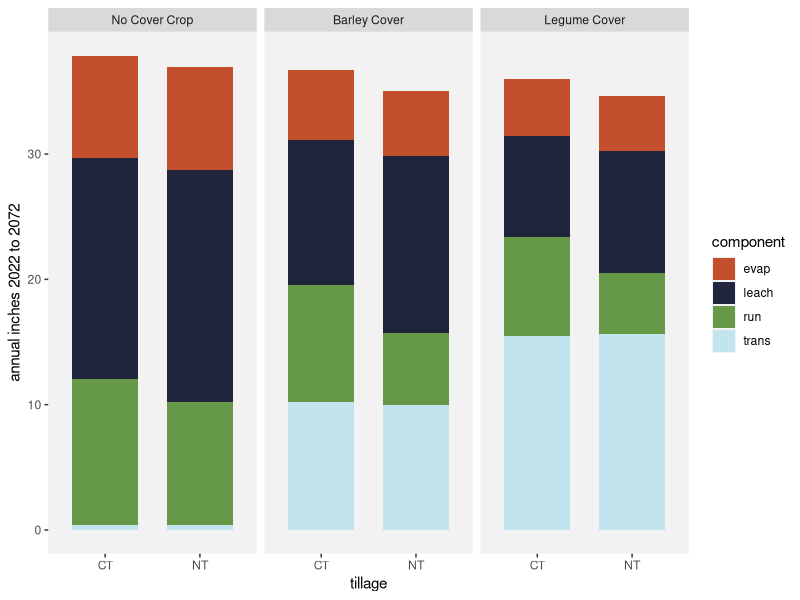
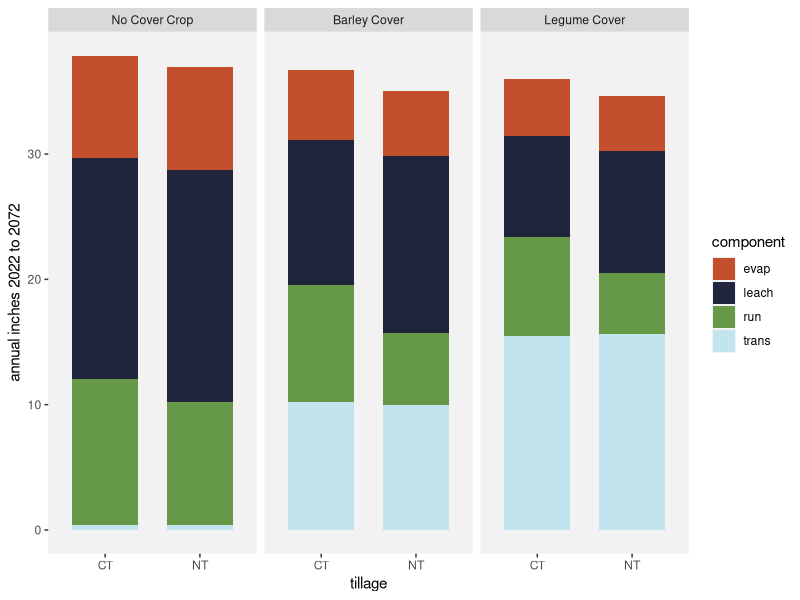
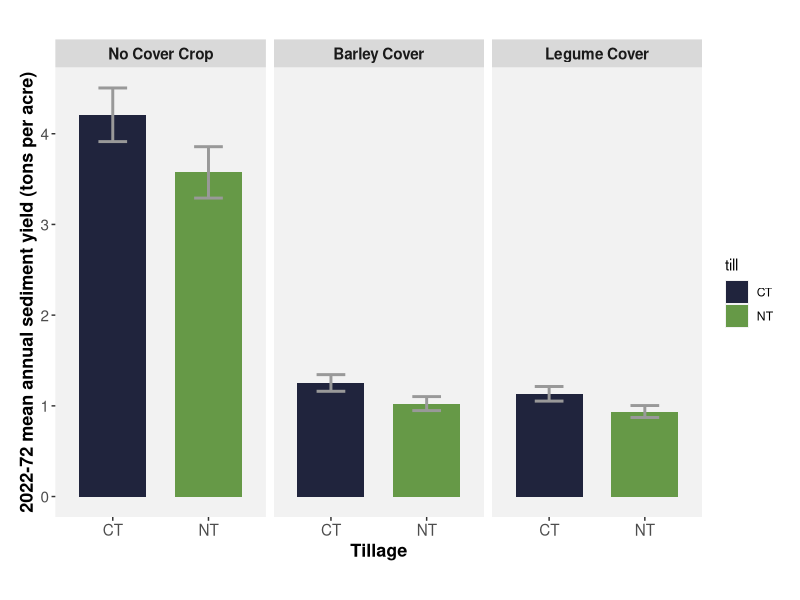
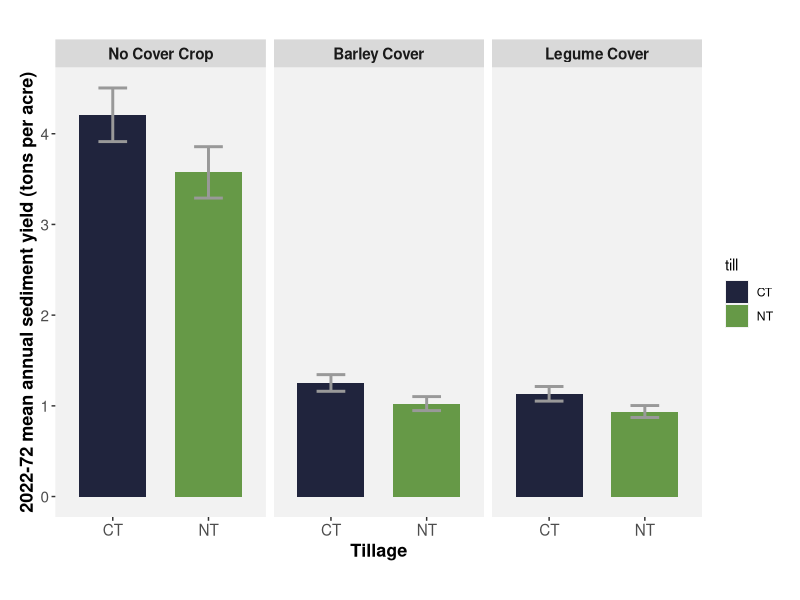

R code for these plots, in order:
library(tidyverse) # has ggplot, dplyr, etc.
library(reshape2)

se <- function(x) sd(x) / sqrt(length(x))

# if you only need annual totals skip to wdatyr below (assuming this has been run and wdatyr is setup properly)

# # if you need daily estimates use this:
# wdat <- read.csv("data/large_data/daily water, sediments/CA_vineyards_day_water_20240220.csv")
# # wdat[wdat$crop_system_name=="grape-c" & wdat$site_name=="v_2" &  wdat$Year >2021,]  # wdat$climate_scenario=="rcp60" &
# # 
# check <- aggregate(Day ~ climate_scenario + crop_system_name  + site_name, dat=wdat[wdat$Year>2021,], FUN="length") %>%  #
#   arrange(climate_scenario, crop_system_name, site_name)
# 
# # 
# # # # 
# # # # # UNITS: Transpiration, Evaporation, Water leaching, and runoff are mm/day.
# # # # # Sediment yield is kg/ha.
# # # # 
# # # # # sum data by year  #### re-ran 3/14/24 with new data
# wdatyr <- wdat %>%
#   group_by(site_name, crop_system_name, management_name, climate_scenario, Year) %>%
#   summarize(trans.yr = sum(Transpiration.mm.), evap.yr = sum(Evaporation.mm.),
#             leach.yr = sum(WaterLeaching), run.yr = sum(Runoff), sed.yr = sum(SedimentYield))
# 
# # # # #
# # #
# write.csv(wdatyr, "data/water, nitrate, sediments/CA_grape_water,seds_annualtotals.csv", row.names=F)
# # # # 
# # # # clean up
# rm(wdat)

# wdatyr <- read.csv("data/water, nitrate, sediments/CA_grape_water,seds_annualtotals.csv")
# 
# colnames(wdatyr)[c(2,3,5)] <- c("crop", "management", "year")
# # # unique(wdatyr$crop) # "grape-a" "grape-c"  -a is alley, -c is crop, alley is 55% and crop is 45% in weighting values together to come up with one value for the system
# # # unique(wdatyr$management) # "ct-bc" "ct-lc" "ct-nc" "cn"    "nt-lc" "nt-bc" "rt-nc" "nt-nc" "rt-lc" "rt-bc" "rn"
# # # crop row: cn for conventional N and rn for reduced n
# # # alley area: ct- = conventional till, nt= no till, rt= reduced till
# #   # bc = barley cover (basic cover), nc = no cover, lc=legume cover
# #
# wdatyr <- wdatyr[wdatyr$year>2021 & wdatyr$year<2073 & wdatyr$climate_scenario=="rcp60",]
# # #
# wdatyr$till <- ifelse(grepl("ct-", wdatyr$management), "CT",
#                       ifelse(grepl("rt-", wdatyr$management), "RT",
#                              ifelse(grepl("nt-", wdatyr$management), "NT", "NA")))
# # # # check
# # # unique(wdatyr$till)  # there will be NA values for the "cn" and "rn" for crop areas
# 
# # # factor for CC or NC
# wdatyr$cc <- ifelse(grepl("-nc", wdatyr$management), "NC",
#                     ifelse(grepl("-bc", wdatyr$management), "BarC",
#                            ifelse(grepl("-lc", wdatyr$management), "LegC", "NA")))  #barley, legume
# 
# 
# # # # check
# # # unique(wdatyr$cc) # there will be NA values for the "cn" and "rn" for crop areas
# #
# # # factor for N treatment
# wdatyr$nfert <- ifelse(grepl("cn", wdatyr$management), "Conventional N",
#                        ifelse(grepl("rn", wdatyr$management), "Reduced N", "NA"))
# 
# # # check
# # # unique(wdatyr$nfert) # there will be NA values for the alley areas
# #
# wdatyr$system <- ifelse(grepl("-a", wdatyr$crop), "alley",
#                         ifelse(grepl("-c", wdatyr$crop), "crop", "NA"))
# # # unique(wdatyr$system) # should not have NAs
# #
# #
# # # factor for decade
# wdatyr$decade <- ifelse(wdatyr$year <2031, "2020s",
#                         ifelse(wdatyr$year>=2031 & wdatyr$year <2041, "2030s",
#                                ifelse(wdatyr$year>=2041 & wdatyr$year <2051, "2040s",
#                                       ifelse(wdatyr$year>=2051 & wdatyr$year <2061, "2050s",
#                                              ifelse(wdatyr$year>=2061 & wdatyr$year <2071, "2060s", "2070s")))))
# # # unique(wdatyr$decade)
# #
# wdatyr$et.yr <- wdatyr$evap.yr + wdatyr$trans.yr
# #
# # # do calculations for alley + crop row proportions to get one value for the whole system
# #
# wdatyr.a <- wdatyr[wdatyr$system=="alley",]
# colnames(wdatyr.a)[c(6:10, 16)] <- c("trans.yr.alley", "evap.yr.alley", "leach.yr.alley", "run.yr.alley", "sed.yr.alley", "et.yr.alley")
# wdatyr.a <- wdatyr.a[,c(1,5:12,15, 16)]
# 
# wdatyr.c <- wdatyr[wdatyr$system=="crop",]
# colnames(wdatyr.c)[c(6:10, 16)] <- c("trans.yr.crop", "evap.yr.crop", "leach.yr.crop", "run.yr.crop", "sed.yr.crop", "et.yr.crop")
# wdatyr.c <- wdatyr.c[,c(1,5:10,13,15, 16)]
# 
# wdatyrw <- full_join(wdatyr.a, wdatyr.c, by=join_by(site_name, decade, year),
#                      suffix=c(".x", ".y"),
#                      multiple="all",
#                      relationship="many-to-many")
# 
# #
# # # expect to have twice as many rows as wdatyr.a - basically need two copies of wdatyr.a -
# # # one copy to combine with Conventional N and one copy to combine with Reduced N.
# #
# #
# #
# rm(wdatyr.a, wdatyr.c)
# #
# # # do the math to combine alley and row nitrate losses to one system value
# wdatyrw$trans.yrtot <- (0.15*wdatyrw$trans.yr.crop) + (0.85*wdatyrw$trans.yr.alley)
# wdatyrw$evap.yrtot <- (0.15*wdatyrw$evap.yr.crop) + (0.85*wdatyrw$evap.yr.alley)
# wdatyrw$leach.yrtot <- (0.15*wdatyrw$leach.yr.crop) + (0.85*wdatyrw$leach.yr.alley)
# wdatyrw$run.yrtot <- (0.15*wdatyrw$run.yr.crop) + (0.85*wdatyrw$run.yr.alley)
# wdatyrw$sed.yrtot <- (0.15*wdatyrw$sed.yr.crop) + (0.85*wdatyrw$sed.yr.alley)
# wdatyrw$et.yrtot <- (0.15*wdatyrw$et.yr.crop) + (0.85*wdatyrw$et.yr.alley)
# #
# # # convert mm to inches (except sediments are in kg/ha  to lb/ac)
# wdatyrw$trans.yrtot.in <- wdatyrw$trans.yrtot/25.4
# wdatyrw$evap.yrtot.in <- wdatyrw$evap.yrtot/25.4
# wdatyrw$leach.yrtot.in <- wdatyrw$leach.yrtot/25.4
# wdatyrw$run.yrtot.in <- wdatyrw$run.yrtot/25.4
# wdatyrw$sed.yrtot.lbac <- wdatyrw$sed.yrtot/(0.4536*2.471)
# wdatyrw$et.yrtot.in <- wdatyrw$et.yrtot/25.4
# 
# wdatyrw$grtot.in <- wdatyrw$trans.yrtot.in + wdatyrw$evap.yrtot.in + wdatyrw$leach.yrtot.in + wdatyrw$run.yrtot.in
# #
# wdatyrw <- wdatyrw[,c(1,2,8:10, 17, 25:31)]
# 
# write.csv(wdatyrw, "data/water, nitrate, sediments/CA_grape_wdatyr.csv", row.names=F)

wdatyrw <- read.csv("data/water, nitrate, sediments/CA_grape_wdatyr.csv")



# are the water components different among tillage and cover crop treatment groups??
# probably a more efficient way to code this with fewer lines but didn't have time to think that through

effecttrans <- aov(trans.yrtot.in ~cc*till, data=wdatyrw[wdatyrw$till %in% c("CT", "NT") & wdatyrw$nfert=="Conventional N",])  # 
summary(effecttrans)
# Df Sum Sq Mean Sq  F value Pr(>F)    
# cc             2  80205   40102 7776.797 <2e-16 ***
#   till           1      0       0    0.034  0.853    
# cc:till        2     11       6    1.067  0.344    
# Residuals   4890  25216       5                    
# ---
#   Signif. codes:  0 ‘***’ 0.001 ‘**’ 0.01 ‘*’ 0.05 ‘.’ 0.1 ‘ ’ 1
Tukouttrans <- TukeyHSD(effecttrans)
cldtrans<- multcompView::multcompLetters4(effecttrans, Tukouttrans)
cldtrans<- as.data.frame.list(cldtrans$`cc:till`) # $`till:cc`

effectevap <- aov(evap.yrtot.in ~cc*till, data=wdatyrw[wdatyrw$till %in% c("CT", "NT") & wdatyrw$nfert=="Conventional N",])  # 
summary(effectevap)
#               Df Sum Sq Mean Sq  F value  Pr(>F)    
# cc             2   5102  2551.1 2306.221 < 2e-16 ***
# till           1     11    11.4   10.321 0.00132 ** 
# cc:till        2     13     6.3    5.707 0.00334 ** 
# Residuals   4890   5409     1.1                     
# ---
# Signif. codes:  0 ‘***’ 0.001 ‘**’ 0.01 ‘*’ 0.05 ‘.’ 0.1 ‘ ’ 1
Tukoutevap <- TukeyHSD(effectevap)
cldevap<- multcompView::multcompLetters4(effectevap, Tukoutevap)
cldevap<- as.data.frame.list(cldevap$`cc:till`) # $`till:cc`

effectleach <- aov(leach.yrtot.in ~cc*till, data=wdatyrw[wdatyrw$till %in% c("CT", "NT") & wdatyrw$nfert=="Conventional N",])  # 
summary(effectleach)
# Df Sum Sq Mean Sq F value   Pr(>F)    
# cc             2  28816   14408 138.934  < 2e-16 ***
#   till           1   1475    1475  14.221 0.000164 ***
#   cc:till        2    235     117   1.132 0.322357    
# Residuals   4890 507121     104                     
# ---
#   Signif. codes:  0 ‘***’ 0.001 ‘**’ 0.01 ‘*’ 0.05 ‘.’ 0.1 ‘ ’ 1
Tukoutleach <- TukeyHSD(effectleach)
cldleach<- multcompView::multcompLetters4(effectleach, Tukoutleach)
cldleach<- as.data.frame.list(cldleach$`cc:till`)  # $`till:cc`

effectrun <- aov(run.yrtot.in ~cc*till, data=wdatyrw[wdatyrw$till %in% c("CT", "NT") & wdatyrw$nfert=="Conventional N",])  # 
summary(effectrun)
# Df Sum Sq Mean Sq F value   Pr(>F)    
# cc             2   6923    3461  42.191  < 2e-16 ***
#   till           1   4118    4118  50.189 1.59e-12 ***
#   cc:till        2    287     144   1.749    0.174    
# Residuals   4890 401183      82                     
# ---
#   Signif. codes:  0 ‘***’ 0.001 ‘**’ 0.01 ‘*’ 0.05 ‘.’ 0.1 ‘ ’ 1
Tukoutrun <- TukeyHSD(effectrun)
cldrun<- multcompView::multcompLetters4(effectrun, Tukoutrun)
cldrun<- as.data.frame.list(cldrun$`cc:till`)

effectsed <- aov(sed.yrtot.lbac ~cc*till, data=wdatyrw[wdatyrw$till %in% c("CT", "NT") & wdatyrw$nfert=="Conventional N",])  # 
summary(effectsed)
# Df    Sum Sq   Mean Sq F value Pr(>F)    
# cc             2 1.435e+10 7.174e+09  51.015 <2e-16 ***
#   till           1 2.548e+08 2.548e+08   1.812  0.178    
# cc:till        2 8.211e+07 4.105e+07   0.292  0.747    
# Residuals   4890 6.876e+11 1.406e+08                   
# ---
#   Signif. codes:  0 ‘***’ 0.001 ‘**’ 0.01 ‘*’ 0.05 ‘.’ 0.1 ‘ ’ 1
Tukoutsed <- TukeyHSD(effectsed)
cldsed<- multcompView::multcompLetters4(effectsed, Tukoutsed)
cldsed<- as.data.frame.list(cldsed$`cc:till`)

effectgr <- aov(grtot.in ~cc*till, data=wdatyrw[wdatyrw$till %in% c("CT", "NT") & wdatyrw$nfert=="Conventional N",])  # 
summary(effectgr)
# Df  Sum Sq Mean Sq F value Pr(>F)
# cc             2    1593   796.6   2.060  0.128
# till           1     874   874.1   2.260  0.133
# cc:till        2      50    25.1   0.065  0.937
# Residuals   4890 1891163   386.7      
Tukoutgr <- TukeyHSD(effectgr)
cldgr<- multcompView::multcompLetters4(effectgr, Tukoutgr)
cldgr<- as.data.frame.list(cldgr$`cc:till`)


cldtrans$component <- rep("trans", 6)  # ,3) if cc only, ,3) if till*cc 6
cldevap$component <- rep("evap", 6)
cldrun$component <- rep("run", 6)
cldleach$component <- rep("leach", 6)
cldsed$component <- rep("sed", 6)
cldgr$component <- rep("grtot", 6)


cldtrans <- cldtrans[,c("Letters", "component")]
cldevap <- cldevap[,c("Letters", "component")]
cldrun <- cldrun[,c("Letters", "component")]
cldleach <- cldleach[,c("Letters", "component")]
cldsed <- cldsed[,c("Letters", "component")]
cldgr <- cldgr[,c("Letters", "component")]

cld <- rbind(cldtrans, cldevap, cldrun, cldleach, cldsed, cldgr)
cld <- group_by(cld, component) %>%
  arrange(component, Letters) 
cld$ID <- 1:nrow(cld)

# means across all years for plotting and joining to cld info

wmeaninch <- wdatyrw %>%
  filter(nfert=="Conventional N", !till=="RT") %>%
  group_by(till, cc, nfert) %>%  ### 
  summarize(et_mean = mean(et.yrtot.in), 
            evap_mean = mean(evap.yrtot.in),
            trans_mean = mean(trans.yrtot.in),
            leach_mean = mean(leach.yrtot.in),
            run_mean = mean(run.yrtot.in),
            sed_mean = mean(sed.yrtot.lbac),
            grtot_mean = mean(grtot.in),
            et_se = se(et.yrtot.in), 
            evap_se = se(evap.yrtot.in),
            trans_se = se(trans.yrtot.in),
            leach_se = se(leach.yrtot.in),
            run_se = se(run.yrtot.in),
            sed_se = se(sed.yrtot.lbac),
            grtot_se = se(grtot.in)) %>%
  pivot_longer(cols= -c("till", "cc", "nfert"), # i.e., don't pivot these columns  # till, 
               names_to=c("component", ".value"), # what we are calling the objects 
               # there should be as many new columns as there are unique tags
               # after the "_" separator (i.e., "_mean" and "_se")
               names_sep="_") %>%  # note this type of pivot_longer doesn't work if you use a "." separator!
  ungroup() %>%
  filter(!component=="et") %>%
  group_by(component) %>%
  arrange(desc(mean), .by_group=T) %>%
  ungroup() %>%
  mutate(ID=c(1:length(component))) %>%
  full_join(., cld)

# for stacked bar, want error bars, would need to make a new variable that is the sum of the variable mean + the means below it.


rm(cld, cldtrans, cldevap, cldrun, cldleach,cldsed, cldgr, Tukoutevap, Tukoutgr, Tukoutleach, Tukoutrun, Tukoutsed, Tukouttrans,
   effectevap, effectgr, effectleach, effectrun, effectsed, effecttrans)

print(wmeaninch, n=nrow(wmeaninch))
# # A tibble: 36 × 8
# till  cc    nfert          component     mean         se    ID Letters
# <chr> <chr> <chr>          <chr>        <dbl>      <dbl> <int> <chr>  
#   1 NT    NC    Conventional N evap         8.20    0.0471       1 a      
# 2 CT    NC    Conventional N evap         8.17    0.0468       2 a      
# 3 CT    BarC  Conventional N evap         5.57    0.0317       3 b      
# 4 NT    BarC  Conventional N evap         5.22    0.0286       4 c      
# 5 CT    LegC  Conventional N evap         4.54    0.0322       5 d      
# 6 NT    LegC  Conventional N evap         4.41    0.0308       6 d      
# 7 CT    NC    Conventional N grtot       37.9     0.709        7 a      
# 8 NT    NC    Conventional N grtot       37.0     0.701        8 ab     
# 9 CT    BarC  Conventional N grtot       36.7     0.689        9 ab     
# 10 CT    LegC  Conventional N grtot       36.0     0.675       10 ab     
# 11 NT    BarC  Conventional N grtot       35.0     0.649       11 b      
# 12 NT    LegC  Conventional N grtot       34.6     0.639       12 b      
# 13 NT    NC    Conventional N leach       18.5     0.382       13 a      
# 14 CT    NC    Conventional N leach       17.6     0.363       14 a      
# 15 NT    BarC  Conventional N leach       14.1     0.407       15 b      
# 16 CT    BarC  Conventional N leach       11.6     0.338       16 c      
# 17 NT    LegC  Conventional N leach        9.72    0.346       17 d      
# 18 CT    LegC  Conventional N leach        8.13    0.285       18 e      
# 19 CT    NC    Conventional N run         11.7     0.358       19 a      
# 20 NT    NC    Conventional N run          9.82    0.344       20 b      
# 21 CT    BarC  Conventional N run          9.39    0.325       21 b      
# 22 CT    LegC  Conventional N run          7.88    0.291       22 c      
# 23 NT    BarC  Conventional N run          5.72    0.228       23 d      
# 24 NT    LegC  Conventional N run          4.91    0.191       24 d      
# 25 CT    NC    Conventional N sed       8418.    591.          25 a      
# 26 NT    NC    Conventional N sed       7148.    566.          26 a      
# 27 CT    BarC  Conventional N sed       2504.    184.          27 b      
# 28 CT    LegC  Conventional N sed       2265.    161.          28 b      
# 29 NT    BarC  Conventional N sed       2049.    155.          29 b      
# 30 NT    LegC  Conventional N sed       1875.    132.          30 b      
# 31 NT    LegC  Conventional N trans       15.6     0.181       31 a      
# 32 CT    LegC  Conventional N trans       15.5     0.180       32 a      
# 33 CT    BarC  Conventional N trans       10.2     0.114       33 b      
# 34 NT    BarC  Conventional N trans        9.97    0.108       34 b      
# 35 CT    NC    Conventional N trans        0.409   0.000941    35 c      
# 36 NT    NC    Conventional N trans        0.409   0.000941    36 c      


# 
# wtotlong$variable <- factor(wtotlong$variable, levels=c("evap", "trans", "leach", "run", "sed", "et"))


windows(xpinch=200, ypinch=200, width=5, height=5)

# annual water
ggplot(data=wmeaninch[!wmeaninch$component %in% c("sed", "et", "grtot") & 
                        wmeaninch$nfert=="Conventional N",], 
       aes(x=till, y=mean, fill=component)) +
  geom_bar(stat="identity", width=0.7) +   # , color="#20243d"
  # geom_errorbar(aes(ymin=mean-se, ymax=mean+se), width=0.3, position=position_dodge(0.8), color="#332288") +
  facet_grid(cols=vars(factor(cc, levels=c("NC", "BarC", "LegC"))), # factor(till, levels=c("CT", "NT"))),  
             # factor(nfert, levels=c("Fall N", "High N", "Recommended N"))),  
             labeller = as_labeller(
               c("NC"="No Cover Crop", "BarC" = "Barley Cover", "LegC"="Legume Cover",
                "CT" = "Conventional Till",  "NT" = "No Till"))) +  #, "RT"="Reduced Ti
  scale_fill_manual(values=c("#c44f2d", "#20243d", "#669947", "#C2e4ef")) +  # "#999933"
  xlab("tillage") +
  ylab("annual inches 2022 to 2072") +
  theme(
    panel.grid.minor=element_blank(), 
    panel.grid.major=element_blank(),
    panel.background = element_rect(fill = 'gray95'))

ggsave("plots/water, nitrate, sediments/CA_grape_water losses annual stacked bars by cover and till_no letters.png", width=6, height=4, dpi=300)

# fert rates
(82.2*3)/(0.4536*2.471)
560.4/(0.4536*2.471)





# PLOT FOR SEDIMENTS

sed <- wmeaninch[wmeaninch$component=="sed",]
sed$mean.tac <- sed$mean/2000
sed$se.tac <- sed$se/2000

# cc    nfert          component  mean    se    ID Letters mean.tac se.tac
# <chr> <chr>          <chr>     <dbl> <dbl> <int> <chr>      <dbl>  <dbl>
# 1 NC    Conventional N sed       4398. 149.     13 a          2.20  0.0743
# 2 TC    Conventional N sed       3627. 130.     14 b          1.81  0.0648
# 3 LC    Conventional N sed       1686.  64.0    15 c          0.843 0.0320

windows(xpinch=200, ypinch=200, width=5, height=5)


pal2 <- c("#20243d", "#669947")  #  "#C2e4ef",

ggplot(data=sed, aes(x=till, y=mean.tac)) +
  geom_bar(aes(fill=till), stat="identity", position=position_dodge(), width=0.7) +  # color="sienna4",  , fill="burlywood3"
  geom_errorbar(aes(ymin = mean.tac - se.tac, ymax = mean.tac + se.tac), 
                width=0.3, position = position_dodge(0.8), color="gray60", linewidth=1) + # color="sienna4"
  facet_grid(cols=vars(factor(cc, levels=c("NC", "BarC", "LegC"))),  # factor(till, levels=c("CT", "NT"))),  
             # factor(nfert, levels=c("Fall N", "High N", "Recommended N"))),  
             labeller = as_labeller(
               c("NC"="No Cover Crop", "BarC" = "Barley Cover", "LegC"="Legume Cover"))) +
  #"CT" = "Conventional Till",  "NT" = "No Till"))) +  #, "RT"="Reduced Ti
  # scale_y_continuous(breaks=seq(0,300, 50), limits=c(0,300)) +
  # scale_x_discrete(breaks = c("CT", "RT", "NT"),
  #                  labels = c("Conv.", "Reduced", "No")) +

  scale_fill_manual(values=pal2) + 
  xlab("Tillage") +
  ylab('2022-72 mean annual sediment yield (tons per acre)') +
  # geom_text(aes(label=Letters),
  #            nudge_y = +0.5,
  #          color="#20243d", size=7, fontface="bold") +
  theme(
    panel.grid.minor=element_blank(), 
    panel.grid.major=element_blank(),
    panel.background = element_rect(fill = 'gray95'),
    axis.text.x=element_text(size=11),  #angle=-10, hjust=0, 
    axis.text.y=element_text(size=11),
    plot.margin = unit(c(1,0.5,1,0.5), "cm"),
    axis.title=element_text(size=13, face="bold"),
    strip.text=element_text(face="bold", size=11))
# # strip.background=element_rect(fill="lightblue", color="black", size=1) 

ggsave("plots/water, nitrate, sediments/CA_grape sediments mean annual bars cc,till only_no letters.png", width=8, height=5, dpi=300)

sed
# # A tibble: 6 × 10
# till  cc    nfert          component  mean    se    ID Letters mean.tac se.tac
# <chr> <chr> <chr>          <chr>     <dbl> <dbl> <int> <chr>      <dbl>  <dbl>
#   1 CT    NC    Conventional N sed       8315.  586.    25 a           4.16  0.293
# 2 NT    NC    Conventional N sed       7493.  569.    26 a           3.75  0.285
# 3 CT    BarC  Conventional N sed       4489.  318.    27 b           2.24  0.159
# 4 CT    LegC  Conventional N sed       4334.  304.    28 b           2.17  0.152
# 5 NT    BarC  Conventional N sed       4194.  300.    29 b           2.10  0.150
# 6 NT    LegC  Conventional N sed       4082.  287.    30 b           2.04  0.144
mean(c(2.24, 2.16, 2.1, 2.04))
# [1] 2.135
mean(c(4.16, 3.75))
# [1] 3.955
(3.955-2.135)/3.955
# [1] 0.460177



# noticing that the different treatments seem to have different water balances, but getting same precip input.
# What do these results look like within one year (rather than average or total over many years)

# wdatyr.wbal <- wdatyr %>%
#   group_by(site_name, year, till, cc, nfert, crop_system_name) %>%
#   summarize(sum.etlr = trans.yr + evap.yr + leach.yr + run.yr)
# 
# # average across sites, N treatments
# wdatyr.mean <- wdatyr %>%
#   group_by(year, till, cc) %>%
#   summarize(trans.yrm = mean(trans.yr),
#             evap.yrm = mean(evap.yr),
#             leach.yrm = mean(leach.yr),
#             run.yrm = mean(run.yr),
#             sed.yrm = mean(sed.yr),
#             et.yrm = mean(et.yr))

# wdatyrlong <- melt(wdatyr.mean, id=c("year", "till", "cc"))
# 
# ggplot(data=wdatyrlong[wdatyrlong$year==2025 & !(wdatyrlong$variable %in% c("sed.yrm", "et.yrm")),], 
#        aes(x=till, y=value, fill=variable)) +
#   geom_bar(stat="identity", position=position_dodge(), color="#332288", width=0.8) +
#   #geom_errorbar(aes(ymin=mean-se, ymax=mean+se), width=0.3, position=position_dodge(0.8), color="#332288") +
#   facet_grid(cols=vars(factor(cc, levels=c("CC", "NC"))), 
#              #factor(nfert, levels=c("Fall N", "High N", "Recommended N"))), 
#              labeller = as_labeller(
#                c(CC="Has Cover Crop", NC="No Cover Crop"))) +
#   # "CT" = "Conventional Till", "NT" = "No Till", "RT"="Reduced Till"))) +
#   #"Fall N" = "Fall N", "High N" = "High N", "Recommended N"="Recommended N"))) 
#   scale_fill_manual(values=c("#CC6677","#99DDFF", "#44AA99", "#AA4499")) +  # "#999933"
#   xlab("tillage") +
#   ylab("total mm 2025") +
#   theme(
#     panel.grid.minor=element_blank(), 
#     panel.grid.major=element_blank(),
#     panel.background = element_rect(fill = 'gray95'))
